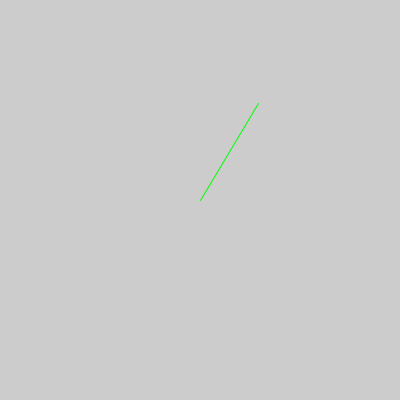
Frame 1 (no input)
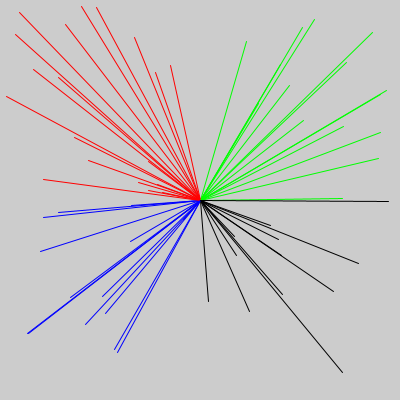
Frame 60 (the mouse pressed at the canvas centre just before this capture)
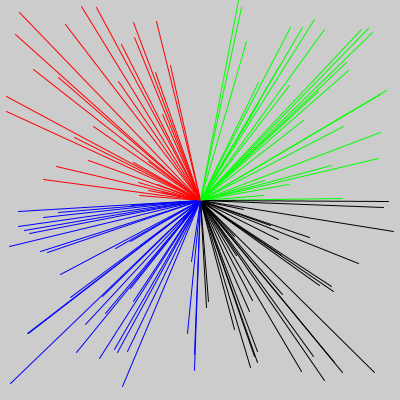
Frame 120 (the mouse held since frame 60 and released just before this capture)

The Processing sketch that drew these frames (run headless with seeded random() and noise(); from frame 60 on, the mouse is pressed at the canvas centre):

// Processing sketch: pgm5a
// ── pgm5a.pde
// comment

int center = 0;

void setup() {
  size(400,400);
  center = width / 2;
}

void draw() {

    float x = random(width);
    float y = random(height);
    stroke(0);
    if ( x < center ) {
        stroke(0,0,255);
    }
    if ( y < center ) {
        stroke(255,0,0);
    }
    if ( y < center && x > center) {
        stroke(0,255,0);
    }
    line(center,center, x, y);

}
